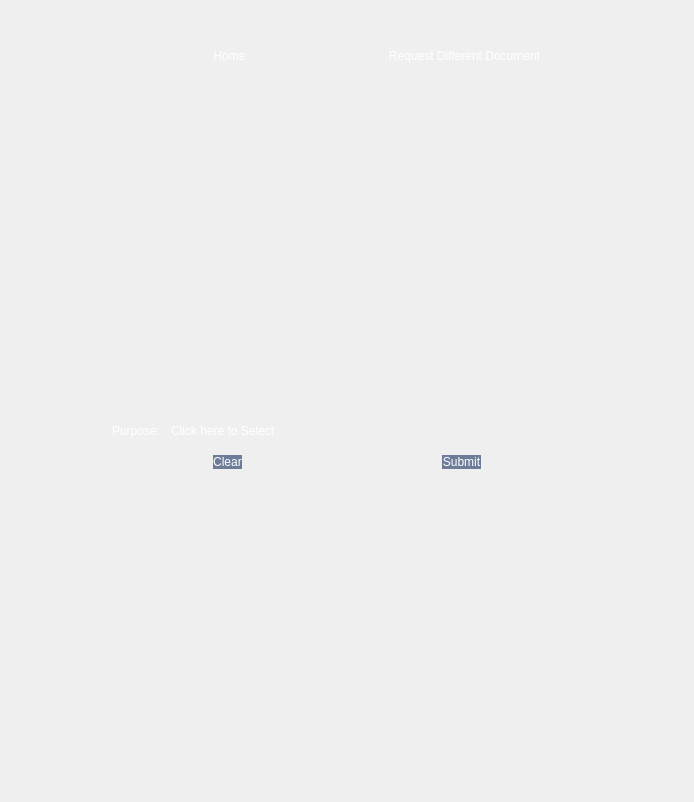
      <widget class="QWidget" name="form_indigency">
       <layout class="QVBoxLayout" name="verticalLayout_13">
        <property name="spacing">
         <number>0</number>
        </property>
        <property name="leftMargin">
         <number>0</number>
        </property>
        <property name="topMargin">
         <number>0</number>
        </property>
        <property name="rightMargin">
         <number>0</number>
        </property>
        <property name="bottomMargin">
         <number>0</number>
        </property>
        <item>
         <widget class="QFrame" name="frame_25">
          <property name="styleSheet">
           <string notr="true">background-color:transparent;</string>
          </property>
          <property name="frameShape">
           <enum>QFrame::StyledPanel</enum>
          </property>
          <property name="frameShadow">
           <enum>QFrame::Raised</enum>
          </property>
          <layout class="QVBoxLayout" name="verticalLayout_14">
           <property name="spacing">
            <number>0</number>
           </property>
           <property name="leftMargin">
            <number>0</number>
           </property>
           <property name="topMargin">
            <number>0</number>
           </property>
           <property name="rightMargin">
            <number>0</number>
           </property>
           <property name="bottomMargin">
            <number>0</number>
           </property>
           <item>
            <widget class="QFrame" name="frame_26">
             <property name="minimumSize">
              <size>
               <width>0</width>
               <height>0</height>
              </size>
             </property>
             <property name="maximumSize">
              <size>
               <width>16777215</width>
               <height>100</height>
              </size>
             </property>
             <property name="frameShape">
              <enum>QFrame::StyledPanel</enum>
             </property>
             <property name="frameShadow">
              <enum>QFrame::Raised</enum>
             </property>
             <layout class="QVBoxLayout" name="verticalLayout_15">
              <item>
               <widget class="QFrame" name="frame_28">
                <property name="minimumSize">
                 <size>
                  <width>0</width>
                  <height>100</height>
                 </size>
                </property>
                <property name="frameShape">
                 <enum>QFrame::StyledPanel</enum>
                </property>
                <property name="frameShadow">
                 <enum>QFrame::Raised</enum>
                </property>
                <layout class="QHBoxLayout" name="horizontalLayout_10" stretch="0,0">
                 <property name="spacing">
                  <number>0</number>
                 </property>
                 <property name="leftMargin">
                  <number>100</number>
                 </property>
                 <property name="topMargin">
                  <number>0</number>
                 </property>
                 <property name="rightMargin">
                  <number>100</number>
                 </property>
                 <property name="bottomMargin">
                  <number>9</number>
                 </property>
                 <item>
                  <widget class="QPushButton" name="btn_home2_2">
                   <property name="styleSheet">
                    <string notr="true">QPushButton{
background-color:transparent;
color: white;
font: 20pt &quot;Segoe UI&quot;;border-radius: 16px;
}
QPushButton:focus{
background-color: rgb(89, 120, 142);
transform: scale(0.98); 
box-shadow: 3px 2px 22px 1px rgba(0, 0, 0, 0.24); 

}
</string>
                   </property>
                   <property name="text">
                    <string>Home</string>
                   </property>
                   <property name="icon">
                    <iconset>
                     <normaloff>icons/home_icon.png</normaloff>icons/home_icon.png</iconset>
                   </property>
                   <property name="iconSize">
                    <size>
                     <width>50</width>
                     <height>50</height>
                    </size>
                   </property>
                  </widget>
                 </item>
                 <item>
                  <widget class="QPushButton" name="btn_toRequest_2">
                   <property name="styleSheet">
                    <string notr="true">QPushButton{
background-color:transparent;
color: white;
font: 20pt &quot;Segoe UI&quot;;border-radius: 16px;
}
QPushButton:focus{
background-color: rgb(89, 120, 142);
transform: scale(0.98); 
box-shadow: 3px 2px 22px 1px rgba(0, 0, 0, 0.24); 

}
</string>
                   </property>
                   <property name="text">
                    <string>Request Different Document</string>
                   </property>
                   <property name="icon">
                    <iconset>
                     <normaloff>icons/document_icon.png</normaloff>icons/document_icon.png</iconset>
                   </property>
                   <property name="iconSize">
                    <size>
                     <width>50</width>
                     <height>50</height>
                    </size>
                   </property>
                  </widget>
                 </item>
                </layout>
               </widget>
              </item>
             </layout>
            </widget>
           </item>
           <item>
            <widget class="QFrame" name="frame_27">
             <property name="minimumSize">
              <size>
               <width>0</width>
               <height>700</height>
              </size>
             </property>
             <property name="frameShape">
              <enum>QFrame::StyledPanel</enum>
             </property>
             <property name="frameShadow">
              <enum>QFrame::Raised</enum>
             </property>
             <layout class="QVBoxLayout" name="verticalLayout_16">
              <item>
               <spacer name="verticalSpacer">
                <property name="orientation">
                 <enum>Qt::Vertical</enum>
                </property>
                <property name="sizeHint" stdset="0">
                 <size>
                  <width>20</width>
                  <height>100</height>
                 </size>
                </property>
               </spacer>
              </item>
              <item>
               <widget class="QFrame" name="frame_22">
                <property name="frameShape">
                 <enum>QFrame::StyledPanel</enum>
                </property>
                <property name="frameShadow">
                 <enum>QFrame::Raised</enum>
                </property>
                <layout class="QFormLayout" name="formLayout_2">
                 <property name="leftMargin">
                  <number>100</number>
                 </property>
                 <property name="rightMargin">
                  <number>100</number>
                 </property>
                 <item row="0" column="0">
                  <widget class="QLabel" name="label_6">
                   <property name="styleSheet">
                    <string notr="true">color: rgb(255, 255, 255);
	font: 16pt &quot;Helvetica Neue&quot;;
background-color:transparent;</string>
                   </property>
                   <property name="text">
                    <string>Purpose:</string>
                   </property>
                   <property name="wordWrap">
                    <bool>true</bool>
                   </property>
                  </widget>
                 </item>
                 <item row="0" column="1">
                  <widget class="QComboBox" name="cBox_indigency">
                   <property name="styleSheet">
                    <string notr="true">
#cBox_indigency QAbstractItemView{
selection-background-color: rgb(72, 82, 101);
}
#cBox_indigency::drop-down{
border: 0px;
}
QComboBox{
border: 4px;
color: rgb(255, 255, 255);
	font: 16pt &quot;Helvetica Neue&quot;;
}
#cBox_indigency:on{
border: 4px solid rgb(72, 82, 101);
}
#cBox_indigency QListView{
color: rgb(255, 255, 255);
}
</string>
                   </property>
                   <item>
                    <property name="text">
                     <string>Click here to Select</string>
                    </property>
                   </item>
                   <item>
                    <property name="text">
                     <string>Educational Assistance</string>
                    </property>
                   </item>
                   <item>
                    <property name="text">
                     <string>Medical Assistance</string>
                    </property>
                   </item>
                   <item>
                    <property name="text">
                     <string>Financial Assistance</string>
                    </property>
                   </item>
                  </widget>
                 </item>
                 <item row="1" column="0" colspan="2">
                  <widget class="QFrame" name="frame_23">
                   <property name="styleSheet">
                    <string notr="true">background-color: transparent;</string>
                   </property>
                   <property name="frameShape">
                    <enum>QFrame::StyledPanel</enum>
                   </property>
                   <property name="frameShadow">
                    <enum>QFrame::Raised</enum>
                   </property>
                   <layout class="QHBoxLayout" name="horizontalLayout_8">
                    <property name="spacing">
                     <number>200</number>
                    </property>
                    <property name="leftMargin">
                     <number>100</number>
                    </property>
                    <property name="rightMargin">
                     <number>100</number>
                    </property>
                    <item>
                     <widget class="QPushButton" name="clear_idg">
                      <property name="styleSheet">
                       <string notr="true">QPushButton{
background-color: rgb(109, 125, 153);
color: white;
font: 20pt &quot;Segoe UI&quot;;
border-radius: 16px;
}</string>
                      </property>
                      <property name="text">
                       <string>Clear</string>
                      </property>
                     </widget>
                    </item>
                    <item>
                     <widget class="QPushButton" name="submit_idg">
                      <property name="styleSheet">
                       <string notr="true">QPushButton{
background-color: rgb(109, 125, 153);
color: white;
font: 20pt &quot;Segoe UI&quot;;border-radius: 16px;
}</string>
                      </property>
                      <property name="text">
                       <string>Submit</string>
                      </property>
                     </widget>
                    </item>
                   </layout>
                  </widget>
                 </item>
                </layout>
               </widget>
              </item>
              <item>
               <spacer name="verticalSpacer_2">
                <property name="orientation">
                 <enum>Qt::Vertical</enum>
                </property>
                <property name="sizeHint" stdset="0">
                 <size>
                  <width>20</width>
                  <height>150</height>
                 </size>
                </property>
               </spacer>
              </item>
             </layout>
            </widget>
           </item>
          </layout>
         </widget>
        </item>
       </layout>
      </widget>
